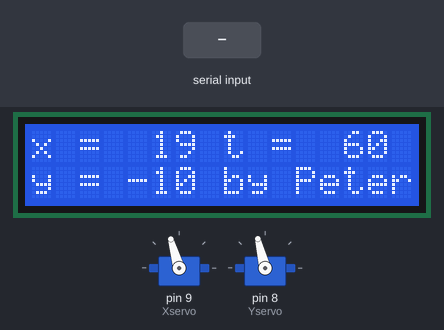
Bench run of a sketch on a simulated Arduino Uno, built with avr-gcc and run on an emulated ATmega328P. On the bench: 2 × servo, 16×2 character LCD. The test bench sets the inputs (shaded band).

Above: at 6.8 s.
6.9 s: "r" received over Serial
At 7.1 s:
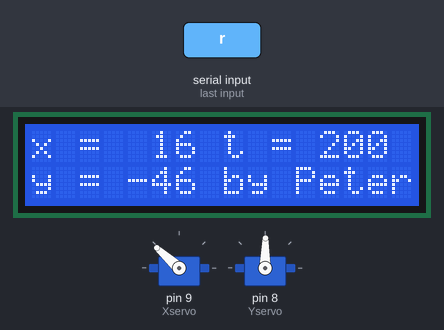
9.4 s: "r90\n" received over Serial
At 9.65 s:
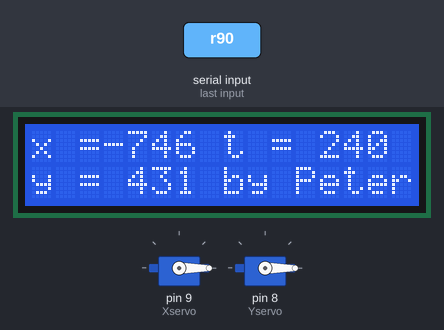
11.9 s: "r,45\n" received over Serial
At 12.2 s:
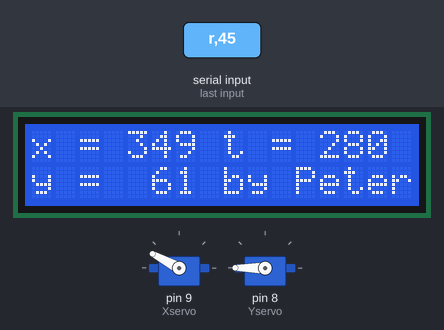
14.9 s: "s,45\n" received over Serial
At 16.01 s:
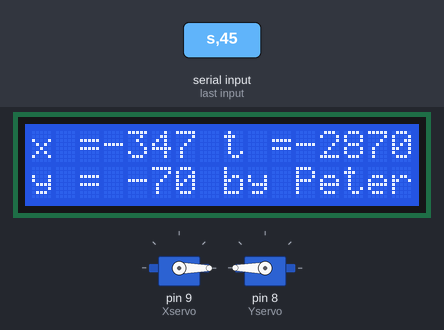
17.9 s: "r90\n" received over Serial
At 18.22 s:
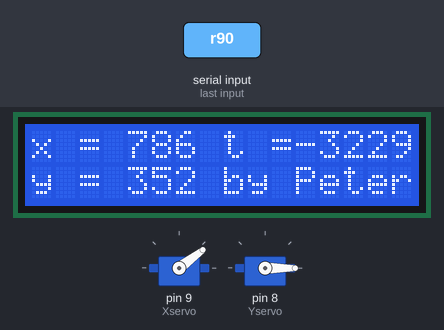
20.9 s: "s" received over Serial
At 21.38 s:
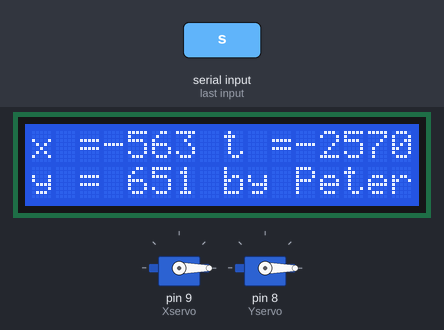
Timing chart, 0 to 40.8 s (numbered marks = the images above; inputs shaded):
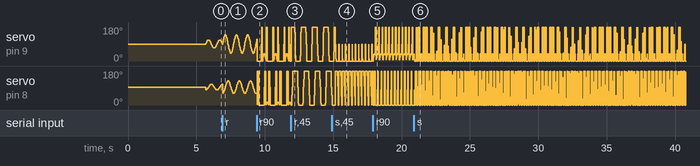

The sketch:

LaserCircle.ino
```cpp
#include <Servo.h>
#include <Wire.h>
#include <LiquidCrystal_I2C.h>

LiquidCrystal_I2C lcd(0x3F, 16, 2);

Servo Xservo;
Servo Yservo;

#define y0 95
#define x0 90


int posx = x0;
int posy = y0;
int x,y;
int t=0;
int r=22;
int s=10;


void setup() {
  Xservo.attach(9);
  Yservo.attach(8);
  Xservo.write(posx);
  Yservo.write(posy);

  Serial.begin(9600);

  lcd.begin();
  lcd.backlight();
  lcd.print("Los Gehts!");
  for(int i = 9; i>=0; i--)
  {
    lcd.setCursor(0,1);
    lcd.print(i);
    delay(555);
  }
  lcd.clear();
  lcd.setCursor(7,1);
  lcd.print(" by Peter");
}

void printd(int i)
{
    boolean neg=false;
    if(i<0)
    {
      neg=true;
      i=-i;
    }

    if(i<100)
    {
      lcd.print(" ");
      if(i<10)
        lcd.print(" ");
    }
    if(neg)
      lcd.print("-");
    else
      lcd.print(" ");
    lcd.print(i);
}

void loop()
{

          y=r*sin((t-90)*3.141/180);
          x=r*sin(t*3.141/180);
          Yservo.write(posy=y*0.7+y0);
          Xservo.write(posx=x+x0);
              lcd.setCursor(0,0);
              lcd.print("x =");
              printd(x);
              lcd.print(" t =");
              printd(t);
              lcd.setCursor(0,1);
              lcd.print("y =");
              printd(y);
          t+=s;
          if(t>=360) t=0;

  if (Serial.available())
    {
       switch(Serial.read())
       {
        case 'r':
            r = Serial.read()-'0';
            while (Serial.available())
              {
                r*=10;
                r+= Serial.read()-48;
              }
        break;
        case 's':
            s = Serial.read()-'0';
            while (Serial.available())
              {
                s*=10;
                s+= Serial.read()-48;
              }
        break;
        default :
        break;
       }
    }
}
```
